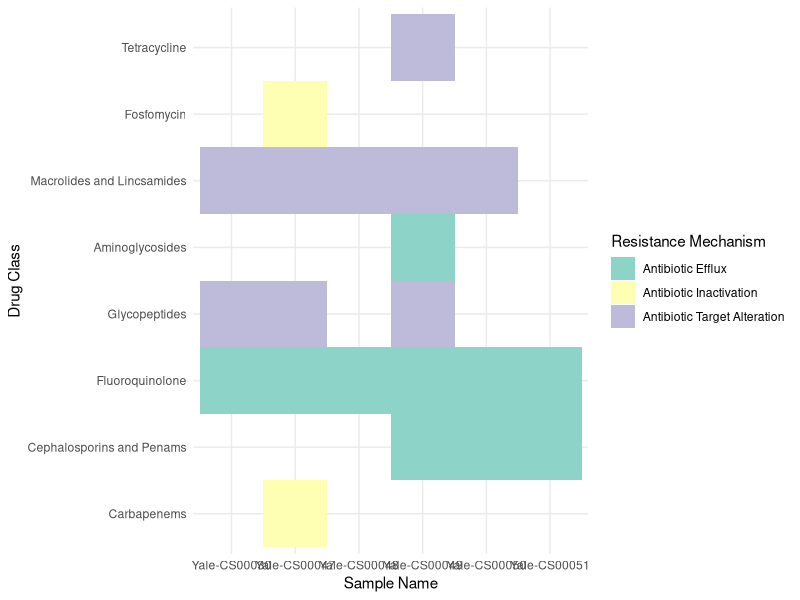

Write R code to recreate this figure.
rm(list = ls())

library("tidyverse")
library(RColorBrewer)
library(patchwork)
library(ggtext)

# read in csv
amr <- read.csv("combined_amr_results.csv") 

# pick reps to visualize
reps <- c("Yale-CS00030", "Yale-CS00047", "Yale-CS00048", "Yale-CS00049",
          "Yale-CS00049", "Yale-CS00050", "Yale-CS00051")

# rename drug classes 
new_drug_class_names <- c(
  "tetracycline antibiotic" = "Tetracycline", 
  "phosphonic acid antibiotic" = "Fosfomycin", 
  "macrolide antibiotic; lincosamide antibiotic" = "Macrolides and Lincsamides",
  "macrolide antibiotic; fluoroquinolone antibiotic; aminoglycoside antibiotic; cephalosporin" = "Aminoglycosides",
  "glycopeptide antibiotic" = "Glycopeptides", 
  "fluoroquinolone antibiotic" = "Fluoroquinolone", 
  "cephalosporin; penam; peptide antibiotic" = "Cephalosporins and Penams",
  "carbapenem" = "Carbapenems"
)

# plot
amr %>%
  filter(sample_name %in% reps) %>%
  drop_na(resistance_mechanism) %>%
  ggplot(aes(sample_name, drug_class, fill = resistance_mechanism)) + 
  geom_tile() + 
  scale_fill_brewer(palette = "Set3", 
                    name = "Resistance Mechanism",
                    labels = c("Antibiotic Efflux", "Antibiotic Inactivation", "Antibiotic Target Alteration")) + 
  scale_y_discrete(labels = new_drug_class_names) + 
  labs(x = "Sample Name", y = "Drug Class") +
  theme_minimal()



